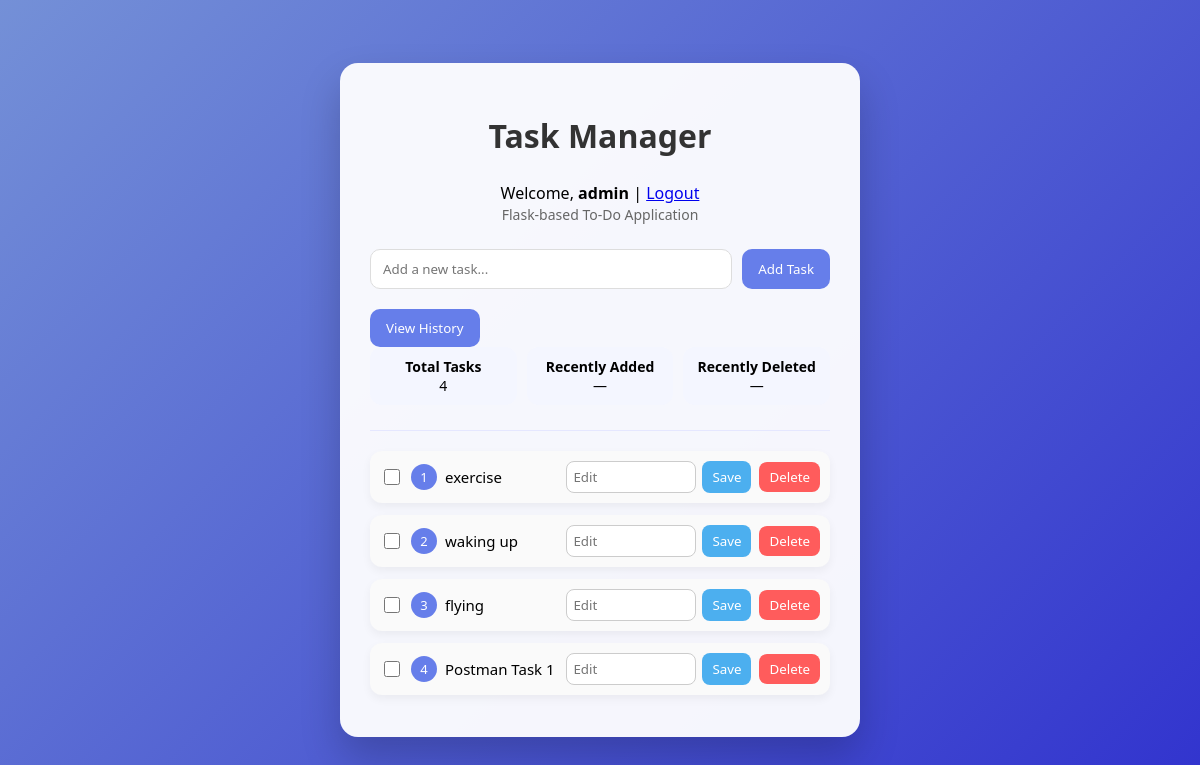
/ (signed in), run on an earlier commit of the app's database.
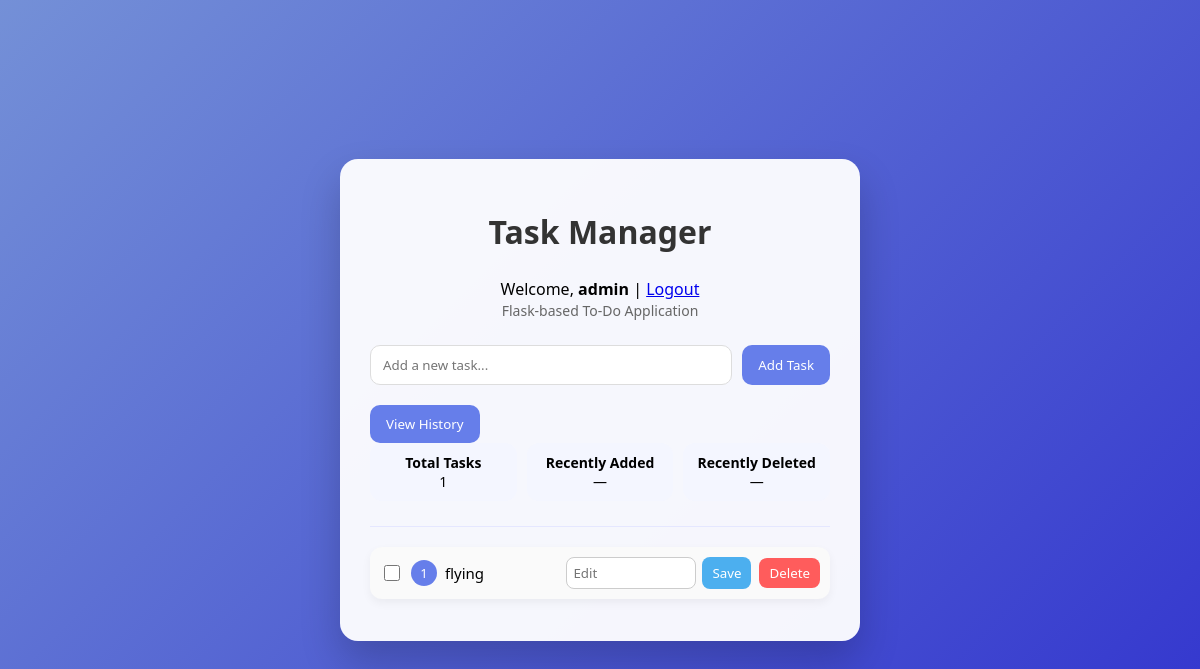
And on a later commit of the database.
### tables this page shows
CREATE TABLE tasks (
            id INTEGER PRIMARY KEY AUTOINCREMENT,
            title TEXT NOT NULL
        );

### app.py (the view, shortened to what this page needs)
@app.route("/", methods=["GET", "POST"])
def index():
    if "user" not in session:
        return redirect(url_for("login"))
    conn = get_db()
    tasks = conn.execute("SELECT * FROM tasks").fetchall()
    conn.close()
    return render_template(
        "index.html",
        tasks=tasks,
        total_tasks=len(tasks),
        recently_added=session.get("recently_added"),
        recently_deleted=session.get("recently_deleted"),
        username=session.get("user")
    )

### app.py (called while the page is built)
def get_db():
    conn = sqlite3.connect(DATABASE)
    conn.row_factory = sqlite3.Row
    return conn

@app.before_request
def session_timeout():
    if request.endpoint is None:
        return
    if request.endpoint.startswith("api_"):
        return
    if request.endpoint in ("login", "static", "session_timeout_page"):
        return
    if "user" in session:
        now = datetime.now().timestamp()
        if "last_activity" in session:
            idle_time = now - session["last_activity"]
            if idle_time > 10:
                flash("Session timed out due to inactivity. Please login again.")
                session.clear()
                return redirect(url_for("session_timeout_page"))
        session["last_activity"] = now

### templates/index.html (shortened to what this page needs)
<!DOCTYPE html>
<html>
<head>
    <link rel="stylesheet" href="{{ url_for('static', filename='style.css') }}">
</head>
<body>
<div class="container">
    <h1>Task Manager</h1>
    <p style="text-align:center;">
    Welcome, <strong>{{ username }}</strong> |
    <a href="/logout">Logout</a>
</p>
    <p class="subtitle">Flask-based To-Do Application</p>
    <form method="POST" class="add-form">
        <input type="text" name="task" placeholder="Add a new task..." required>
        <button class="add-btn" type="submit">Add Task</button>
    </form>
    <a href="/history">
    <button class="add-btn">View History</button>
</a>
    <div class="stats">
        <div class="stat-box">
            <strong>Total Tasks</strong><br>{{ total_tasks }}
        </div>
        <div class="stat-box">
            <strong>Recently Added</strong><br>{{ recently_added or "—" }}
        </div>
        <div class="stat-box">
            <strong>Recently Deleted</strong><br>{{ recently_deleted or "—" }}
        </div>
    </div>
    <div class="divider"></div>
{% if tasks %}
    {% for task in tasks %}
    <div class="task">
        <input type="checkbox">
        <div class="badge">{{ loop.index }}</div>
        <span>{{ task["title"]}}</span>
        <form method="POST" action="/update/{{ task.id }}">
            <input type="text" name="updated_task" placeholder="Edit">
            <button class="update-btn" type="submit">Save</button>
        </form>
        <a href="/delete/{{ task.id }}">
            <button class="delete-btn">Delete</button>
        </a>
    </div>
    {% endfor %}
{% else %}
    <p class="empty">Your task list is clean  Add a task to get started.</p>
{% endif %}
    </div>
</body>
</html>

### static/style.css (style rules this page uses)
* { box-sizing: border-box; font-family: "Segoe UI", Tahoma, sans-serif; }
body { margin: 0; min-height: 100vh; background: linear-gradient(135deg, #7490d7, #3133ce); display: flex; justify-content: center; align-items: center; }
.container { width: 520px; background: rgba(255, 255, 255, 0.95); padding: 30px; border-radius: 18px; box-shadow: 0 20px 40px rgba(0, 0, 0, 0.2); }
h1 { text-align: center; margin-bottom: 25px; color: #333; }
.add-form { display: flex; gap: 10px; margin-bottom: 20px; }
.add-form input { flex: 1; padding: 10px 12px; border-radius: 10px; border: 1px solid #ddd; outline: none; }
.add-btn { background: #667eea; color: white; padding: 10px 16px; border: none; border-radius: 10px; cursor: pointer; transition: 0.3s; }
.stats { display: flex; justify-content: space-between; gap: 10px; margin-bottom: 25px; }
.stat-box { flex: 1; background: #f4f6ff; padding: 10px; border-radius: 12px; text-align: center; font-size: 14px; }
.task { display: flex; align-items: center; gap: 8px; background: #fafafa; padding: 10px; border-radius: 12px; margin-bottom: 12px; transition: 0.2s; }
.task span { flex: 1; font-size: 15px; }
.task input { width: 130px; padding: 6px; border-radius: 8px; border: 1px solid #ccc; }
.update-btn { background: #4cafef; color: white; border: none; padding: 6px 10px; border-radius: 8px; cursor: pointer; }
.delete-btn { background: #ff5c5c; color: white; border: none; padding: 6px 10px; border-radius: 8px; cursor: pointer; }
.subtitle { text-align: center; color: #666; font-size: 14px; margin-top: -15px; margin-bottom: 25px; }
.badge { background: #667eea; color: white; border-radius: 50%; width: 26px; height: 26px; display: flex; align-items: center; justify-content: center; font-size: 13px; }
.container { animation: fadeIn 0.6s ease-in; }
.divider { height: 1px; background: #e5e7ff; margin: 20px 0; }
.task input[type="checkbox"] { width: 16px; height: 16px; accent-color: #667eea; cursor: pointer; }
.task { box-shadow: 0 4px 10px rgba(0, 0, 0, 0.05); }
.task form { display: flex; gap: 6px; }

What changed in the data, as far as the page shows it:
removed tasks: title "exercise"
removed tasks: title "waking up"
removed tasks: title "Postman Task 1"
Also different on the page:
{{ total_tasks }}: "4" → "1"
